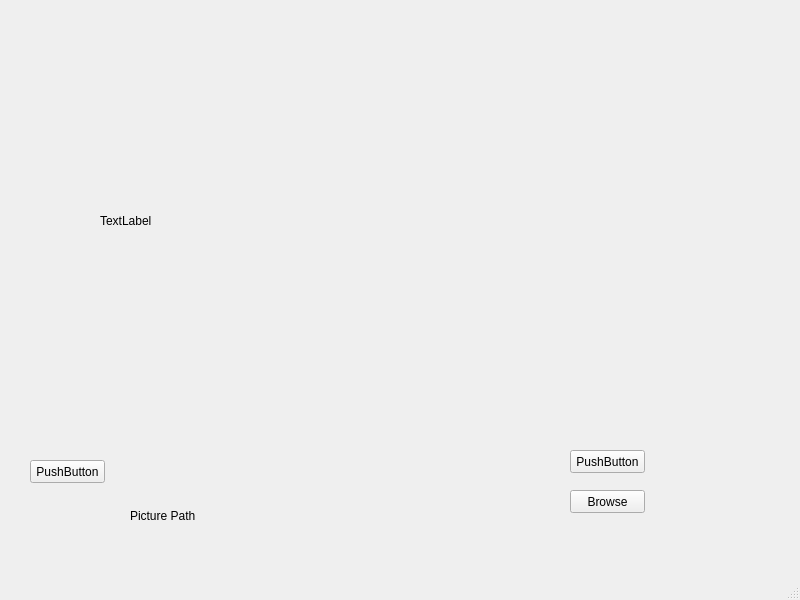
<?xml version="1.0" encoding="UTF-8"?>
<ui version="4.0">
 <class>SecDialog</class>
 <widget class="QMainWindow" name="SecDialog">
  <property name="geometry">
   <rect>
    <x>0</x>
    <y>0</y>
    <width>800</width>
    <height>600</height>
   </rect>
  </property>
  <property name="windowTitle">
   <string>MainWindow</string>
  </property>
  <widget class="QWidget" name="centralwidget">
   <widget class="QPushButton" name="pushButton">
    <property name="geometry">
     <rect>
      <x>570</x>
      <y>490</y>
      <width>75</width>
      <height>23</height>
     </rect>
    </property>
    <property name="text">
     <string>Browse</string>
    </property>
   </widget>
   <widget class="QLabel" name="label_pic">
    <property name="geometry">
     <rect>
      <x>100</x>
      <y>40</y>
      <width>501</width>
      <height>361</height>
     </rect>
    </property>
    <property name="text">
     <string>TextLabel</string>
    </property>
   </widget>
   <widget class="QLabel" name="label_2">
    <property name="geometry">
     <rect>
      <x>130</x>
      <y>480</y>
      <width>161</width>
      <height>71</height>
     </rect>
    </property>
    <property name="text">
     <string>Picture Path</string>
    </property>
   </widget>
   <widget class="QPushButton" name="pushButton_Previous">
    <property name="geometry">
     <rect>
      <x>30</x>
      <y>460</y>
      <width>75</width>
      <height>23</height>
     </rect>
    </property>
    <property name="text">
     <string>PushButton</string>
    </property>
   </widget>
   <widget class="QPushButton" name="pushButton_Next">
    <property name="geometry">
     <rect>
      <x>570</x>
      <y>450</y>
      <width>75</width>
      <height>23</height>
     </rect>
    </property>
    <property name="text">
     <string>PushButton</string>
    </property>
   </widget>
  </widget>
  <widget class="QMenuBar" name="menubar">
   <property name="geometry">
    <rect>
     <x>0</x>
     <y>0</y>
     <width>800</width>
     <height>21</height>
    </rect>
   </property>
  </widget>
  <widget class="QStatusBar" name="statusbar"/>
 </widget>
 <resources/>
 <connections/>
</ui>
